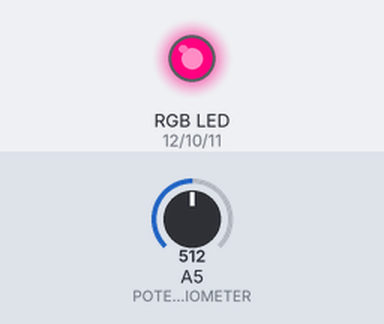
A sketch run on a simulated Arduino Uno, built with avr-gcc and run on an emulated ATmega328P. Shown: an RGB LED mixed from three pins (HIGH = lit). The test bench sets the inputs (shaded band); at power-on: A5 (POTENTIOMETER) = 512.

Above: at 1.2 s.
1.3 s: A5 (POTENTIOMETER) set to 716
At 2.5 s:
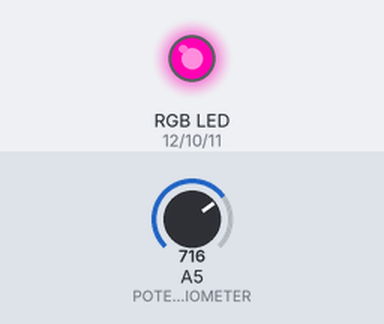
2.8 s: A5 (POTENTIOMETER) set to 900
At 3.6 s:
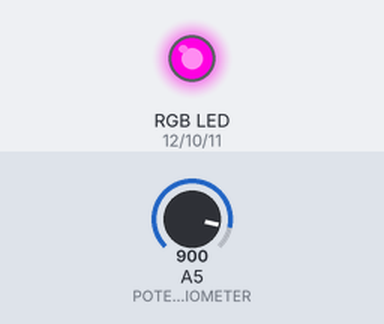
4.3 s: A5 (POTENTIOMETER) set to 511
At 4.8 s:
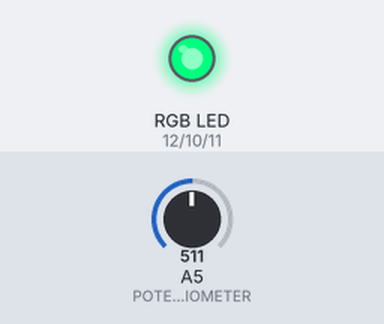
5.8 s: A5 (POTENTIOMETER) set to 122
At 7.0 s:
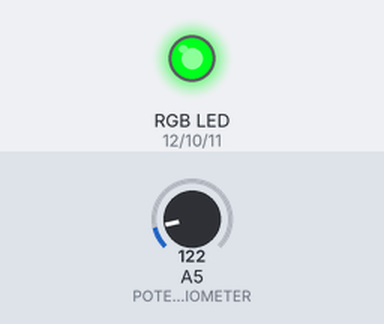
7.3 s: A5 (POTENTIOMETER) set to 0
At 8.2 s:
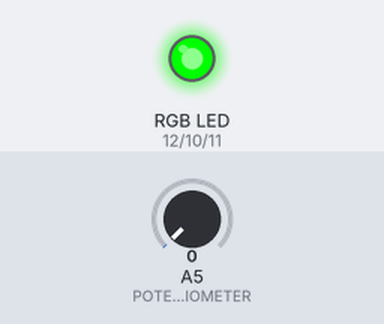
Timing chart, 0 to 9.8 s (numbered marks = the images above; inputs shaded):
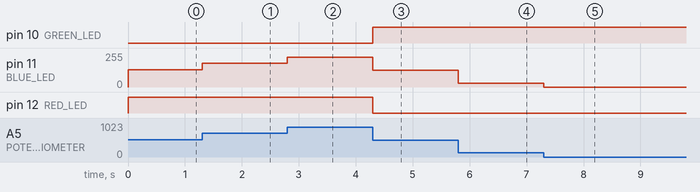

Measured:
- after the input at 1.3 s, pin 11 (BLUE_LED): 128/255 → 179/255 at once
- after the input at 2.8 s, pin 11 (BLUE_LED): 179/255 → 225/255 at once
- after the input at 4.3 s, pin 10 (GREEN_LED): LOW → HIGH at once; pin 11 (BLUE_LED): 225/255 → 127/255 at once; pin 12 (RED_LED): HIGH → LOW at once
- after the input at 5.8 s, pin 11 (BLUE_LED): 127/255 → 30/255 at once
- after the input at 7.3 s, pin 11 (BLUE_LED): 30/255 → 0/255 at once

The sketch:

LED-switch-to-voltage.ino
```cpp
#define GREEN_LED 10
#define BLUE_LED 11
#define RED_LED 12

#define POTENTIOMETER A5

void setup() {
  pinMode(GREEN_LED, OUTPUT);
  pinMode(BLUE_LED, OUTPUT);
  pinMode(RED_LED, OUTPUT);

  pinMode(POTENTIOMETER, INPUT);
}

void loop() {
  int pValue = analogRead(POTENTIOMETER);

  int potentiometerRangeTo = 1023;
  int potentiometerRangeHalf = potentiometerRangeTo / 2;

  analogWrite(BLUE_LED, pValue/4);

  if(pValue >= 0 && pValue <= potentiometerRangeHalf){
    onOnlyGreenLed();
  }
  else if(pValue > potentiometerRangeHalf && pValue <= potentiometerRangeTo){
    onOnlyRedLed();
  }
}

void onOnlyGreenLed(){
  digitalWrite(GREEN_LED, HIGH);
  digitalWrite(RED_LED, LOW);
}

void onOnlyRedLed(){
  digitalWrite(GREEN_LED, LOW);
  digitalWrite(RED_LED, HIGH);
}
```
